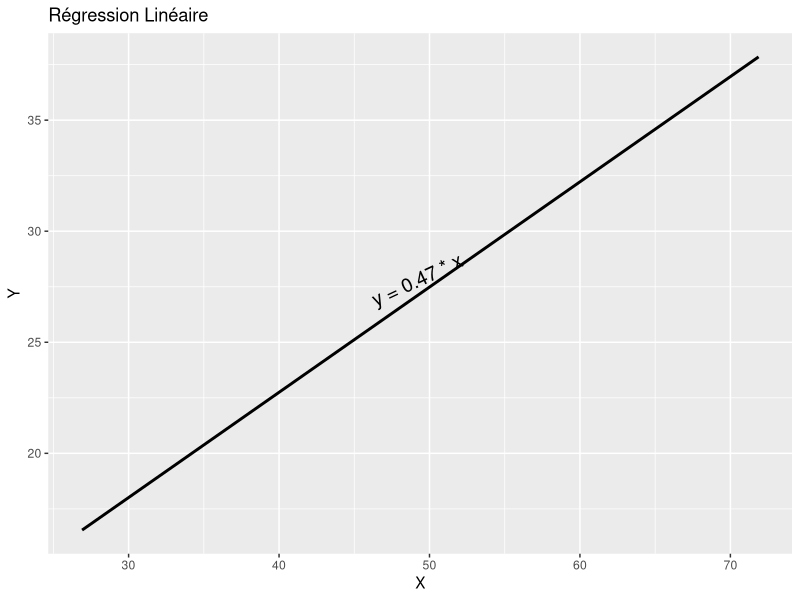

Here is the R script that generated this plot:
# Charger la bibliothèque ggplot2 pour la visualisation
library(ggplot2)

# Génération de données fictives
set.seed(123)  # Fixer le générateur aléatoire pour la reproductibilité
n <- 100  # Nombre d'observations
x <- rnorm(n, mean = 50, sd = 10)  # Génération de la variable indépendante (X) selon une distribution normale
y <- 3 + 0.5 * x + rnorm(n, mean = 0, sd = 5)  # Génération de la variable dépendante (Y) avec bruit aléatoire


  # Création d'un data frame contenant les données
data <- data.frame(x, y)
ajouter_pente <- function(data, var_x, var_y) {
# Ajustement d'un modèle de régression linéaire simple
model <- lm(y ~ x, data = data)  # Régression linéaire de y en fonction de x

# Extraction des coefficients de la régression (intercept et pente)
coeffs <- coef(model)  # Récupération des coefficients
slope <- round(coeffs[2], 2)  # Pente de la droite, arrondie à 2 décimales
intercept <- round(coeffs[1], 2)  # Ordonnée à l'origine, arrondie à 2 décimales

# Calcul de l'angle de la pente en degrés pour incliner l'étiquette
angle_deg <- atan(slope) * 180 / pi

# Calcul du point central pour placer le texte de l'équation
x_mid <- mean(range(data$x))  # Milieu de l'axe X
y_mid <- intercept + slope * x_mid + 0.5  # Correspondance sur la droite avec un léger décalage vertical

# Création du graphique avec ggplot2
ggplot(data, aes(x, y)) +
  geom_smooth(method = "lm", se = FALSE, color = "black") +  # Ajout de la droite de régression sans intervalle de confiance
  labs(title = "Régression Linéaire", x = "X", y = "Y") +  # Ajout des labels
  annotate("text",  # Ajout du texte de l'équation de la droite
           x = x_mid,  # Position X du texte (milieu de la plage de X)
           y = y_mid,  # Position Y légèrement au-dessus de la droite
           label = paste("y =", slope, "* x"),  # Contenu du texte affiché
           angle = angle_deg,  # Inclinaison du texte suivant la pente de la droite
           hjust = 0.5, vjust = 0,  # Alignement du texte
           size = 5)  # Taille du texte
}

# Utilisation de la fonction pour tracer le graphique
ajouter_pente(data, "x", "y")
